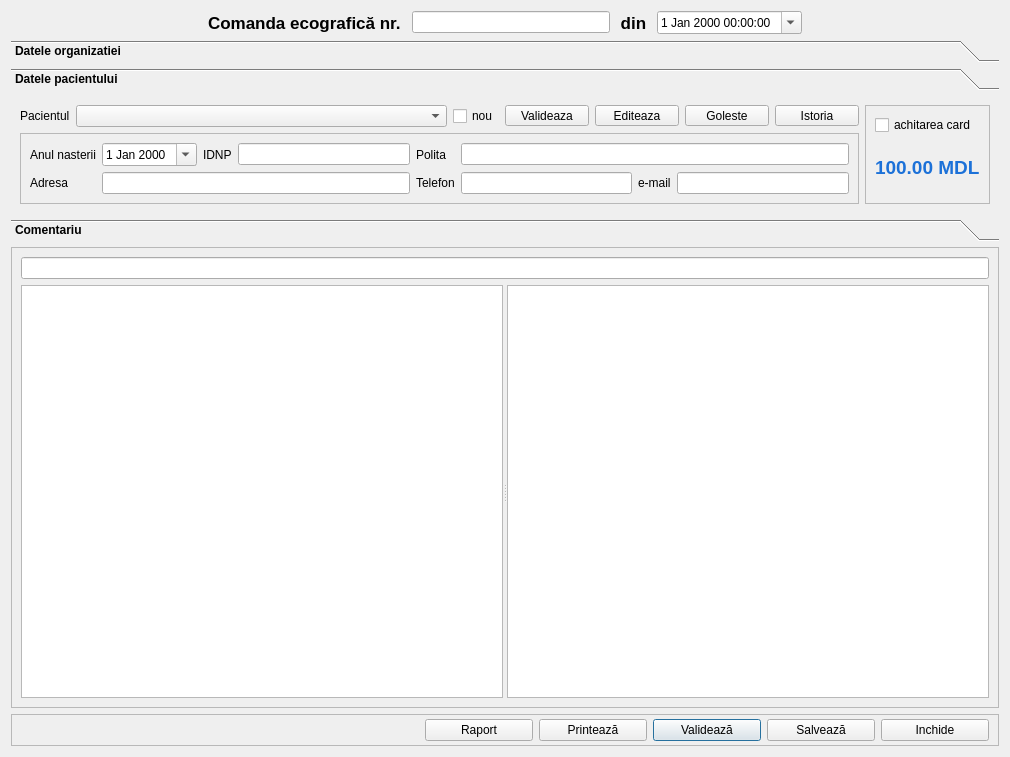
<?xml version="1.0" encoding="UTF-8"?>
<ui version="4.0">
 <class>DocOrderEcho</class>
 <widget class="QDialog" name="DocOrderEcho">
  <property name="geometry">
   <rect>
    <x>0</x>
    <y>0</y>
    <width>1010</width>
    <height>757</height>
   </rect>
  </property>
  <property name="font">
   <font>
    <family>Segoe UI</family>
   </font>
  </property>
  <property name="windowTitle">
   <string>Dialog</string>
  </property>
  <layout class="QGridLayout" name="gridLayout_3">
   <item row="0" column="0">
    <layout class="QHBoxLayout" name="horizontalLayout">
     <item>
      <spacer name="horizontalSpacer">
       <property name="orientation">
        <enum>Qt::Horizontal</enum>
       </property>
       <property name="sizeHint" stdset="0">
        <size>
         <width>40</width>
         <height>20</height>
        </size>
       </property>
      </spacer>
     </item>
     <item>
      <widget class="QLabel" name="label">
       <property name="font">
        <font>
         <family>Segoe UI</family>
         <pointsize>13</pointsize>
         <bold>true</bold>
        </font>
       </property>
       <property name="text">
        <string>Comanda ecografică nr. </string>
       </property>
      </widget>
     </item>
     <item>
      <widget class="QLineEdit" name="editNumberDoc"/>
     </item>
     <item>
      <widget class="QLabel" name="label_2">
       <property name="font">
        <font>
         <family>Segoe UI</family>
         <pointsize>13</pointsize>
         <bold>true</bold>
        </font>
       </property>
       <property name="text">
        <string> din </string>
       </property>
      </widget>
     </item>
     <item>
      <widget class="QDateTimeEdit" name="dateTimeDoc">
       <property name="calendarPopup">
        <bool>true</bool>
       </property>
      </widget>
     </item>
     <item>
      <spacer name="horizontalSpacer_2">
       <property name="orientation">
        <enum>Qt::Horizontal</enum>
       </property>
       <property name="sizeHint" stdset="0">
        <size>
         <width>40</width>
         <height>20</height>
        </size>
       </property>
      </spacer>
     </item>
    </layout>
   </item>
   <item row="2" column="0">
    <widget class="QFrame" name="frame_table">
     <property name="sizePolicy">
      <sizepolicy hsizetype="Expanding" vsizetype="Expanding">
       <horstretch>0</horstretch>
       <verstretch>0</verstretch>
      </sizepolicy>
     </property>
     <property name="frameShape">
      <enum>QFrame::StyledPanel</enum>
     </property>
     <property name="frameShadow">
      <enum>QFrame::Raised</enum>
     </property>
     <layout class="QGridLayout" name="gridLayout_5">
      <item row="1" column="0" colspan="2">
       <widget class="QSplitter" name="splitter">
        <property name="sizePolicy">
         <sizepolicy hsizetype="Expanding" vsizetype="Expanding">
          <horstretch>0</horstretch>
          <verstretch>0</verstretch>
         </sizepolicy>
        </property>
        <property name="orientation">
         <enum>Qt::Horizontal</enum>
        </property>
        <widget class="QTableView" name="tableView">
         <property name="sizePolicy">
          <sizepolicy hsizetype="Expanding" vsizetype="Preferred">
           <horstretch>0</horstretch>
           <verstretch>0</verstretch>
          </sizepolicy>
         </property>
        </widget>
        <widget class="QTableView" name="tableViewOrder">
         <property name="sizePolicy">
          <sizepolicy hsizetype="Expanding" vsizetype="Preferred">
           <horstretch>0</horstretch>
           <verstretch>0</verstretch>
          </sizepolicy>
         </property>
        </widget>
       </widget>
      </item>
      <item row="0" column="0" colspan="2">
       <widget class="QLineEdit" name="editFilterPattern">
        <property name="sizePolicy">
         <sizepolicy hsizetype="Preferred" vsizetype="Fixed">
          <horstretch>0</horstretch>
          <verstretch>0</verstretch>
         </sizepolicy>
        </property>
        <property name="clearButtonEnabled">
         <bool>true</bool>
        </property>
       </widget>
      </item>
     </layout>
    </widget>
   </item>
   <item row="1" column="0">
    <widget class="QToolBox" name="toolBox">
     <property name="sizePolicy">
      <sizepolicy hsizetype="Expanding" vsizetype="Maximum">
       <horstretch>0</horstretch>
       <verstretch>0</verstretch>
      </sizepolicy>
     </property>
     <property name="font">
      <font>
       <family>Segoe UI</family>
       <bold>true</bold>
      </font>
     </property>
     <property name="currentIndex">
      <number>1</number>
     </property>
     <widget class="QWidget" name="pageDataOrganization">
      <property name="geometry">
       <rect>
        <x>0</x>
        <y>0</y>
        <width>514</width>
        <height>114</height>
       </rect>
      </property>
      <attribute name="icon">
       <iconset resource="../resources/resource.qrc">
        <normaloff>:/img/right-arrow_tool_box.png</normaloff>:/img/right-arrow_tool_box.png</iconset>
      </attribute>
      <attribute name="label">
       <string>Datele organizatiei</string>
      </attribute>
      <layout class="QGridLayout" name="gridLayout_4">
       <item row="2" column="1">
        <widget class="QLabel" name="label_5">
         <property name="font">
          <font>
           <family>Segoe UI</family>
           <bold>false</bold>
          </font>
         </property>
         <property name="text">
          <string>Tipul preturilor</string>
         </property>
        </widget>
       </item>
       <item row="0" column="2">
        <widget class="QComboBox" name="comboOrganization">
         <property name="sizePolicy">
          <sizepolicy hsizetype="Expanding" vsizetype="Fixed">
           <horstretch>0</horstretch>
           <verstretch>0</verstretch>
          </sizepolicy>
         </property>
         <property name="font">
          <font>
           <family>Segoe UI</family>
           <bold>false</bold>
          </font>
         </property>
        </widget>
       </item>
       <item row="2" column="6">
        <widget class="QToolButton" name="btnCreateCatDoctor">
         <property name="text">
          <string>...</string>
         </property>
         <property name="icon">
          <iconset resource="../resources/resource.qrc">
           <normaloff>:/img/add-user.png</normaloff>:/img/add-user.png</iconset>
         </property>
        </widget>
       </item>
       <item row="0" column="0">
        <spacer name="horizontalSpacer_3">
         <property name="orientation">
          <enum>Qt::Horizontal</enum>
         </property>
         <property name="sizeType">
          <enum>QSizePolicy::Fixed</enum>
         </property>
         <property name="sizeHint" stdset="0">
          <size>
           <width>50</width>
           <height>20</height>
          </size>
         </property>
        </spacer>
       </item>
       <item row="2" column="2">
        <widget class="QComboBox" name="comboTypesPricing">
         <property name="sizePolicy">
          <sizepolicy hsizetype="Expanding" vsizetype="Fixed">
           <horstretch>0</horstretch>
           <verstretch>0</verstretch>
          </sizepolicy>
         </property>
         <property name="font">
          <font>
           <family>Segoe UI</family>
           <bold>false</bold>
          </font>
         </property>
        </widget>
       </item>
       <item row="1" column="3">
        <widget class="QLabel" name="label_8">
         <property name="font">
          <font>
           <family>Segoe UI</family>
           <bold>false</bold>
          </font>
         </property>
         <property name="text">
          <string>As.medicală</string>
         </property>
        </widget>
       </item>
       <item row="2" column="7">
        <widget class="QToolButton" name="btnOpenCatDoctor">
         <property name="text">
          <string>...</string>
         </property>
         <property name="icon">
          <iconset resource="../resources/resource.qrc">
           <normaloff>:/img/open-search.png</normaloff>:/img/open-search.png</iconset>
         </property>
        </widget>
       </item>
       <item row="2" column="3">
        <widget class="QLabel" name="label_7">
         <property name="font">
          <font>
           <family>Segoe UI</family>
           <bold>false</bold>
          </font>
         </property>
         <property name="text">
          <string>Trimis de medic</string>
         </property>
        </widget>
       </item>
       <item row="2" column="5">
        <widget class="QComboBox" name="comboDoctor">
         <property name="sizePolicy">
          <sizepolicy hsizetype="Expanding" vsizetype="Fixed">
           <horstretch>0</horstretch>
           <verstretch>0</verstretch>
          </sizepolicy>
         </property>
         <property name="font">
          <font>
           <family>Segoe UI</family>
           <bold>false</bold>
          </font>
         </property>
        </widget>
       </item>
       <item row="0" column="1">
        <widget class="QLabel" name="label_3">
         <property name="font">
          <font>
           <family>Segoe UI</family>
           <bold>false</bold>
          </font>
         </property>
         <property name="text">
          <string>Organizatia</string>
         </property>
        </widget>
       </item>
       <item row="0" column="3">
        <widget class="QLabel" name="label_13">
         <property name="font">
          <font>
           <family>Segoe UI</family>
           <bold>false</bold>
          </font>
         </property>
         <property name="text">
          <string>Medic</string>
         </property>
        </widget>
       </item>
       <item row="1" column="1">
        <widget class="QLabel" name="label_4">
         <property name="font">
          <font>
           <family>Segoe UI</family>
           <bold>false</bold>
          </font>
         </property>
         <property name="text">
          <string>Contract</string>
         </property>
        </widget>
       </item>
       <item row="1" column="2">
        <widget class="QComboBox" name="comboContract">
         <property name="sizePolicy">
          <sizepolicy hsizetype="Expanding" vsizetype="Fixed">
           <horstretch>0</horstretch>
           <verstretch>0</verstretch>
          </sizepolicy>
         </property>
         <property name="font">
          <font>
           <family>Segoe UI</family>
           <bold>false</bold>
          </font>
         </property>
        </widget>
       </item>
       <item row="1" column="5">
        <widget class="QComboBox" name="comboNurse">
         <property name="font">
          <font>
           <family>Segoe UI</family>
           <bold>false</bold>
          </font>
         </property>
        </widget>
       </item>
       <item row="0" column="5">
        <widget class="QComboBox" name="comboDoctorExecute">
         <property name="font">
          <font>
           <family>Segoe UI</family>
           <bold>false</bold>
          </font>
         </property>
        </widget>
       </item>
      </layout>
     </widget>
     <widget class="QWidget" name="pageDataPacient">
      <property name="geometry">
       <rect>
        <x>0</x>
        <y>0</y>
        <width>992</width>
        <height>137</height>
       </rect>
      </property>
      <attribute name="icon">
       <iconset resource="../resources/resource.qrc">
        <normaloff>:/img/right-arrow_tool_box.png</normaloff>:/img/right-arrow_tool_box.png</iconset>
      </attribute>
      <attribute name="label">
       <string>Datele pacientului</string>
      </attribute>
      <layout class="QGridLayout" name="gridLayout">
       <item row="0" column="0">
        <widget class="QLabel" name="label_6">
         <property name="font">
          <font>
           <family>Segoe UI</family>
           <bold>false</bold>
          </font>
         </property>
         <property name="text">
          <string>Pacientul</string>
         </property>
        </widget>
       </item>
       <item row="0" column="1">
        <widget class="QComboBox" name="comboPacient">
         <property name="sizePolicy">
          <sizepolicy hsizetype="Expanding" vsizetype="Fixed">
           <horstretch>0</horstretch>
           <verstretch>0</verstretch>
          </sizepolicy>
         </property>
         <property name="font">
          <font>
           <family>Segoe UI</family>
           <bold>false</bold>
          </font>
         </property>
         <property name="editable">
          <bool>false</bool>
         </property>
        </widget>
       </item>
       <item row="0" column="7" rowspan="2">
        <widget class="QFrame" name="frame_total">
         <property name="sizePolicy">
          <sizepolicy hsizetype="Maximum" vsizetype="Preferred">
           <horstretch>0</horstretch>
           <verstretch>0</verstretch>
          </sizepolicy>
         </property>
         <property name="frameShape">
          <enum>QFrame::StyledPanel</enum>
         </property>
         <property name="frameShadow">
          <enum>QFrame::Raised</enum>
         </property>
         <layout class="QGridLayout" name="gridLayout_6">
          <item row="1" column="0">
           <widget class="QLabel" name="labelSumOrder">
            <property name="font">
             <font>
              <family>Segoe UI</family>
              <pointsize>14</pointsize>
              <bold>true</bold>
             </font>
            </property>
            <property name="layoutDirection">
             <enum>Qt::LeftToRight</enum>
            </property>
            <property name="styleSheet">
             <string notr="true">color: rgb(28, 113, 216)</string>
            </property>
            <property name="text">
             <string>100.00 MDL</string>
            </property>
           </widget>
          </item>
          <item row="0" column="0">
           <widget class="QCheckBox" name="cardPayment">
            <property name="font">
             <font>
              <family>Segoe UI</family>
              <bold>false</bold>
             </font>
            </property>
            <property name="text">
             <string>achitarea card</string>
            </property>
           </widget>
          </item>
         </layout>
        </widget>
       </item>
       <item row="0" column="2">
        <widget class="QCheckBox" name="checkBox">
         <property name="font">
          <font>
           <family>Segoe UI</family>
           <bold>false</bold>
          </font>
         </property>
         <property name="text">
          <string>nou</string>
         </property>
        </widget>
       </item>
       <item row="1" column="0" colspan="7">
        <widget class="QFrame" name="frameDataPacient">
         <property name="sizePolicy">
          <sizepolicy hsizetype="Expanding" vsizetype="Fixed">
           <horstretch>0</horstretch>
           <verstretch>0</verstretch>
          </sizepolicy>
         </property>
         <property name="frameShape">
          <enum>QFrame::StyledPanel</enum>
         </property>
         <property name="frameShadow">
          <enum>QFrame::Raised</enum>
         </property>
         <layout class="QGridLayout" name="gridLayout_2">
          <item row="0" column="0">
           <layout class="QGridLayout" name="layoutDataPacient">
            <item row="0" column="6">
             <widget class="QLabel" name="label_12">
              <property name="font">
               <font>
                <family>Segoe UI</family>
                <bold>false</bold>
               </font>
              </property>
              <property name="text">
               <string>Polita</string>
              </property>
             </widget>
            </item>
            <item row="0" column="4">
             <widget class="QLabel" name="label_10">
              <property name="font">
               <font>
                <family>Segoe UI</family>
                <bold>false</bold>
               </font>
              </property>
              <property name="text">
               <string>IDNP</string>
              </property>
             </widget>
            </item>
            <item row="1" column="0">
             <widget class="QLabel" name="label_11">
              <property name="font">
               <font>
                <family>Segoe UI</family>
                <bold>false</bold>
               </font>
              </property>
              <property name="text">
               <string>Adresa</string>
              </property>
             </widget>
            </item>
            <item row="1" column="6">
             <widget class="QLabel" name="label_14">
              <property name="font">
               <font>
                <family>Segoe UI</family>
                <bold>false</bold>
               </font>
              </property>
              <property name="text">
               <string>Telefon</string>
              </property>
             </widget>
            </item>
            <item row="1" column="3" colspan="3">
             <widget class="QLineEdit" name="editAddress">
              <property name="font">
               <font>
                <family>Segoe UI</family>
                <bold>false</bold>
               </font>
              </property>
             </widget>
            </item>
            <item row="0" column="5">
             <widget class="QLineEdit" name="editIDNP">
              <property name="font">
               <font>
                <family>Segoe UI</family>
                <bold>false</bold>
               </font>
              </property>
             </widget>
            </item>
            <item row="0" column="3">
             <widget class="QDateEdit" name="dateEditBirthday">
              <property name="font">
               <font>
                <family>Segoe UI</family>
                <bold>false</bold>
               </font>
              </property>
              <property name="calendarPopup">
               <bool>true</bool>
              </property>
             </widget>
            </item>
            <item row="1" column="8">
             <widget class="QLineEdit" name="editPhone">
              <property name="font">
               <font>
                <family>Segoe UI</family>
                <bold>false</bold>
               </font>
              </property>
             </widget>
            </item>
            <item row="1" column="9">
             <widget class="QLabel" name="label_15">
              <property name="font">
               <font>
                <family>Segoe UI</family>
                <bold>false</bold>
               </font>
              </property>
              <property name="text">
               <string>e-mail</string>
              </property>
             </widget>
            </item>
            <item row="0" column="0">
             <widget class="QLabel" name="label_9">
              <property name="font">
               <font>
                <family>Segoe UI</family>
                <bold>false</bold>
               </font>
              </property>
              <property name="text">
               <string>Anul nasterii</string>
              </property>
             </widget>
            </item>
            <item row="1" column="10">
             <widget class="QLineEdit" name="editEmail">
              <property name="font">
               <font>
                <family>Segoe UI</family>
                <bold>false</bold>
               </font>
              </property>
             </widget>
            </item>
            <item row="0" column="8" colspan="3">
             <widget class="QLineEdit" name="editPolicyMedical">
              <property name="font">
               <font>
                <family>Segoe UI</family>
                <bold>false</bold>
               </font>
              </property>
             </widget>
            </item>
           </layout>
          </item>
         </layout>
        </widget>
       </item>
       <item row="0" column="3">
        <widget class="QToolButton" name="btnNewPacient">
         <property name="minimumSize">
          <size>
           <width>84</width>
           <height>21</height>
          </size>
         </property>
         <property name="font">
          <font>
           <family>.AppleSystemUIFont</family>
           <bold>false</bold>
          </font>
         </property>
         <property name="text">
          <string>Valideaza</string>
         </property>
         <property name="icon">
          <iconset resource="../resources/resource.qrc">
           <normaloff>:/img/accept_button.png</normaloff>:/img/accept_button.png</iconset>
         </property>
         <property name="toolButtonStyle">
          <enum>Qt::ToolButtonTextBesideIcon</enum>
         </property>
        </widget>
       </item>
       <item row="0" column="4">
        <widget class="QToolButton" name="btnEditPacient">
         <property name="minimumSize">
          <size>
           <width>84</width>
           <height>21</height>
          </size>
         </property>
         <property name="font">
          <font>
           <family>.AppleSystemUIFont</family>
           <bold>false</bold>
          </font>
         </property>
         <property name="text">
          <string>Editeaza</string>
         </property>
         <property name="icon">
          <iconset resource="../resources/resource.qrc">
           <normaloff>:/img/write.png</normaloff>:/img/write.png</iconset>
         </property>
         <property name="toolButtonStyle">
          <enum>Qt::ToolButtonTextBesideIcon</enum>
         </property>
        </widget>
       </item>
       <item row="0" column="5">
        <widget class="QToolButton" name="btnClearPacient">
         <property name="minimumSize">
          <size>
           <width>84</width>
           <height>21</height>
          </size>
         </property>
         <property name="font">
          <font>
           <family>.AppleSystemUIFont</family>
           <bold>false</bold>
          </font>
         </property>
         <property name="text">
          <string>Goleste</string>
         </property>
         <property name="icon">
          <iconset resource="../resources/resource.qrc">
           <normaloff>:/img/clear_x32.png</normaloff>:/img/clear_x32.png</iconset>
         </property>
         <property name="toolButtonStyle">
          <enum>Qt::ToolButtonTextBesideIcon</enum>
         </property>
        </widget>
       </item>
       <item row="0" column="6">
        <widget class="QToolButton" name="btnPatientHistory">
         <property name="minimumSize">
          <size>
           <width>84</width>
           <height>21</height>
          </size>
         </property>
         <property name="font">
          <font>
           <family>.AppleSystemUIFont</family>
           <bold>false</bold>
          </font>
         </property>
         <property name="text">
          <string>Istoria</string>
         </property>
         <property name="icon">
          <iconset resource="../resources/resource.qrc">
           <normaloff>:/img/medical-history.png</normaloff>:/img/medical-history.png</iconset>
         </property>
         <property name="toolButtonStyle">
          <enum>Qt::ToolButtonTextBesideIcon</enum>
         </property>
        </widget>
       </item>
      </layout>
     </widget>
     <widget class="QWidget" name="pageComment">
      <property name="geometry">
       <rect>
        <x>0</x>
        <y>0</y>
        <width>98</width>
        <height>68</height>
       </rect>
      </property>
      <attribute name="icon">
       <iconset resource="../resources/resource.qrc">
        <normaloff>:/img/right-arrow_tool_box.png</normaloff>:/img/right-arrow_tool_box.png</iconset>
      </attribute>
      <attribute name="label">
       <string>Comentariu</string>
      </attribute>
      <layout class="QGridLayout" name="gridLayout_8">
       <item row="0" column="0">
        <widget class="QPlainTextEdit" name="editComment">
         <property name="sizePolicy">
          <sizepolicy hsizetype="Expanding" vsizetype="Maximum">
           <horstretch>0</horstretch>
           <verstretch>0</verstretch>
          </sizepolicy>
         </property>
         <property name="maximumSize">
          <size>
           <width>16777215</width>
           <height>50</height>
          </size>
         </property>
         <property name="font">
          <font>
           <family>Segoe UI</family>
           <bold>false</bold>
          </font>
         </property>
        </widget>
       </item>
      </layout>
     </widget>
    </widget>
   </item>
   <item row="3" column="0">
    <widget class="QFrame" name="frame_footer">
     <property name="sizePolicy">
      <sizepolicy hsizetype="Preferred" vsizetype="Preferred">
       <horstretch>0</horstretch>
       <verstretch>0</verstretch>
      </sizepolicy>
     </property>
     <property name="frameShape">
      <enum>QFrame::StyledPanel</enum>
     </property>
     <property name="frameShadow">
      <enum>QFrame::Raised</enum>
     </property>
     <layout class="QGridLayout" name="gridLayout_7">
      <property name="topMargin">
       <number>4</number>
      </property>
      <property name="bottomMargin">
       <number>4</number>
      </property>
      <item row="0" column="0">
       <layout class="QHBoxLayout" name="layoutAuthor"/>
      </item>
      <item row="0" column="4">
       <widget class="QPushButton" name="btnOk">
        <property name="sizePolicy">
         <sizepolicy hsizetype="Minimum" vsizetype="Fixed">
          <horstretch>0</horstretch>
          <verstretch>0</verstretch>
         </sizepolicy>
        </property>
        <property name="minimumSize">
         <size>
          <width>108</width>
          <height>0</height>
         </size>
        </property>
        <property name="text">
         <string>Validează</string>
        </property>
        <property name="icon">
         <iconset resource="../resources/resource.qrc">
          <normaloff>:/img/accept_button.png</normaloff>:/img/accept_button.png</iconset>
        </property>
       </widget>
      </item>
      <item row="0" column="5">
       <widget class="QPushButton" name="btnWrite">
        <property name="sizePolicy">
         <sizepolicy hsizetype="Preferred" vsizetype="Fixed">
          <horstretch>0</horstretch>
          <verstretch>0</verstretch>
         </sizepolicy>
        </property>
        <property name="minimumSize">
         <size>
          <width>108</width>
          <height>0</height>
         </size>
        </property>
        <property name="text">
         <string>Salvează</string>
        </property>
        <property name="icon">
         <iconset resource="../resources/resource.qrc">
          <normaloff>:/img/save.png</normaloff>:/img/save.png</iconset>
        </property>
       </widget>
      </item>
      <item row="0" column="3">
       <widget class="QPushButton" name="btnPrint">
        <property name="sizePolicy">
         <sizepolicy hsizetype="Minimum" vsizetype="Fixed">
          <horstretch>0</horstretch>
          <verstretch>0</verstretch>
         </sizepolicy>
        </property>
        <property name="minimumSize">
         <size>
          <width>108</width>
          <height>0</height>
         </size>
        </property>
        <property name="text">
         <string>Printează</string>
        </property>
        <property name="icon">
         <iconset resource="../resources/resource.qrc">
          <normaloff>:/img/print.png</normaloff>:/img/print.png</iconset>
        </property>
       </widget>
      </item>
      <item row="0" column="2">
       <widget class="QPushButton" name="btnReport">
        <property name="sizePolicy">
         <sizepolicy hsizetype="Minimum" vsizetype="Fixed">
          <horstretch>0</horstretch>
          <verstretch>0</verstretch>
         </sizepolicy>
        </property>
        <property name="minimumSize">
         <size>
          <width>108</width>
          <height>0</height>
         </size>
        </property>
        <property name="text">
         <string>Raport</string>
        </property>
        <property name="icon">
         <iconset resource="../resources/resource.qrc">
          <normaloff>:/img/reports.png</normaloff>:/img/reports.png</iconset>
        </property>
       </widget>
      </item>
      <item row="0" column="6">
       <widget class="QPushButton" name="btnClose">
        <property name="sizePolicy">
         <sizepolicy hsizetype="Preferred" vsizetype="Fixed">
          <horstretch>0</horstretch>
          <verstretch>0</verstretch>
         </sizepolicy>
        </property>
        <property name="minimumSize">
         <size>
          <width>108</width>
          <height>0</height>
         </size>
        </property>
        <property name="text">
         <string>Inchide</string>
        </property>
        <property name="icon">
         <iconset resource="../resources/resource.qrc">
          <normaloff>:/img/close_x32.png</normaloff>:/img/close_x32.png</iconset>
        </property>
       </widget>
      </item>
      <item row="0" column="1">
       <spacer name="horizontalSpacer_6">
        <property name="orientation">
         <enum>Qt::Horizontal</enum>
        </property>
        <property name="sizeHint" stdset="0">
         <size>
          <width>40</width>
          <height>20</height>
         </size>
        </property>
       </spacer>
      </item>
     </layout>
    </widget>
   </item>
  </layout>
 </widget>
 <tabstops>
  <tabstop>dateTimeDoc</tabstop>
  <tabstop>comboOrganization</tabstop>
  <tabstop>comboContract</tabstop>
  <tabstop>comboTypesPricing</tabstop>
  <tabstop>comboDoctor</tabstop>
  <tabstop>comboPacient</tabstop>
  <tabstop>checkBox</tabstop>
  <tabstop>dateEditBirthday</tabstop>
  <tabstop>editIDNP</tabstop>
  <tabstop>editPolicyMedical</tabstop>
  <tabstop>editAddress</tabstop>
  <tabstop>editPhone</tabstop>
  <tabstop>editEmail</tabstop>
  <tabstop>btnNewPacient</tabstop>
  <tabstop>editFilterPattern</tabstop>
  <tabstop>tableView</tabstop>
  <tabstop>tableViewOrder</tabstop>
  <tabstop>btnReport</tabstop>
  <tabstop>btnPrint</tabstop>
  <tabstop>btnOk</tabstop>
  <tabstop>btnWrite</tabstop>
  <tabstop>btnClose</tabstop>
  <tabstop>btnClearPacient</tabstop>
  <tabstop>editNumberDoc</tabstop>
  <tabstop>btnEditPacient</tabstop>
  <tabstop>btnCreateCatDoctor</tabstop>
  <tabstop>btnOpenCatDoctor</tabstop>
  <tabstop>btnPatientHistory</tabstop>
  <tabstop>editComment</tabstop>
  <tabstop>comboNurse</tabstop>
  <tabstop>comboDoctorExecute</tabstop>
  <tabstop>cardPayment</tabstop>
 </tabstops>
 <resources>
  <include location="../resources/resource.qrc"/>
 </resources>
 <connections/>
</ui>
